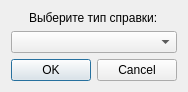
<?xml version="1.0" encoding="UTF-8"?>
<ui version="4.0">
 <class>RequestCertificate</class>
 <widget class="QDialog" name="RequestCertificate">
  <property name="geometry">
   <rect>
    <x>0</x>
    <y>0</y>
    <width>186</width>
    <height>88</height>
   </rect>
  </property>
  <property name="windowTitle">
   <string>Dialog</string>
  </property>
  <layout class="QHBoxLayout" name="horizontalLayout">
   <item>
    <layout class="QVBoxLayout" name="verticalLayout">
     <item alignment="Qt::AlignHCenter">
      <widget class="QLabel" name="label">
       <property name="text">
        <string>Выберите тип справки:</string>
       </property>
      </widget>
     </item>
     <item>
      <widget class="QComboBox" name="certificateType"/>
     </item>
     <item>
      <widget class="QDialogButtonBox" name="buttonBox">
       <property name="standardButtons">
        <set>QDialogButtonBox::Cancel|QDialogButtonBox::Ok</set>
       </property>
      </widget>
     </item>
    </layout>
   </item>
  </layout>
 </widget>
 <resources/>
 <connections/>
</ui>
